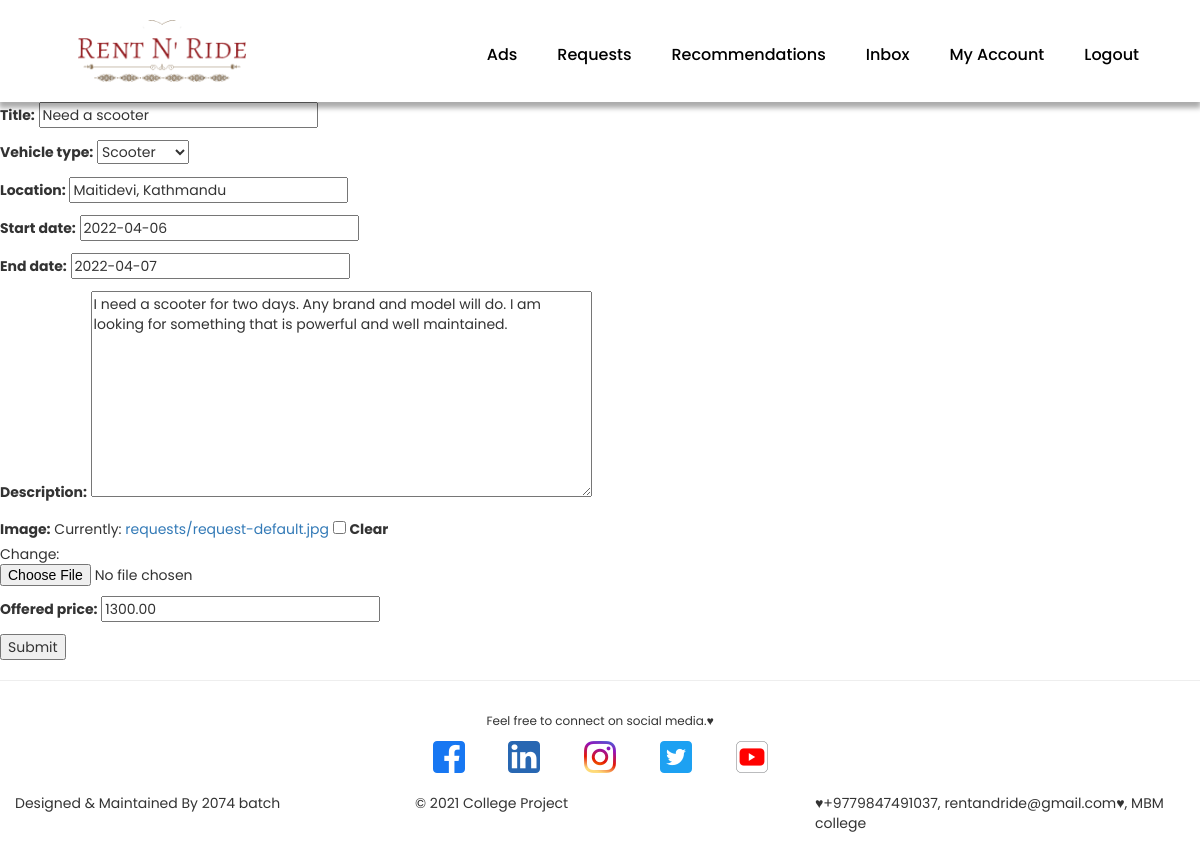
The page /requests/update-request/158610f5-99de-4c35-9f72-380cb2f6aa8f/ (signed in) on the database its author committed.
### requests/models.py (models this page shows, shortened)
class Request(models.Model):
    VEHICLE_CHOICES = [
        ('C', 'Car'),
        ('M', 'Motrobike'),
        ('B', 'Bicycle'),
        ('S', 'Scooter'),
        ('O', 'Other')
    ]
    owner = models.ForeignKey(Profile, null=True, blank=True, on_delete=models.SET_NULL)
    title = models.CharField(max_length=200, null=True)
    location = models.CharField(max_length=200, null=True)
    vehicle_type = models.CharField(max_length=1, choices=VEHICLE_CHOICES, null=True)
    start_date = models.DateField(null=True)
    end_date = models.DateField(null=True)
    description= models.TextField(null=True)
    image = models.ImageField(blank=True, null=True, upload_to='requests/', default='requests/request-default.jpg')
    offered_price = models.DecimalField(max_digits=8, decimal_places=2, null=True)
    created = models.DateTimeField(auto_now_add=True)
    id = models.UUIDField(default=uuid.uuid4, unique=True,
                          primary_key=True, editable=False)

### requests/views.py (the view)
# urls.py: path('update-request/<str:pk>/', views.updateRequest, name='update-request'),
@login_required(login_url='login')
def updateRequest(request, pk):
    profile = request.user.profile
    req = profile.request_set.get(id=pk)
    form = RequestForm(instance=req)
    if request.method == 'POST':
        form = RequestForm(request.POST, request.FILES, instance=req)
        if form.is_valid():
            form.save()
            return redirect('user-requests')
    context = {'form': form}
    return render(request, 'requests/request_form.html', context)

### requests/forms.py
class RequestForm(forms.ModelForm):
    class Meta:
        model = Request
        fields = ['title','vehicle_type', 'location', 'start_date','end_date', 'description', 'image', 'offered_price',]

### requests/templates/requests/request_form.html (shortened to what this page needs)
{% extends 'main.html' %}
{% block content %}
<form action="" method="POST" enctype="multipart/form-data">
{{form.as_p}}
<input type="submit" value="Submit" />
</form>
{% endblock content %}

### static/styles/style.css (style rules this page uses)
body { font-family: 'Poppins', sans-serif; width: 100%; margin: 0px !important; }

### rows shown on the page
Request: title "Need a scooter", vehicle_type "Scooter", location "Maitidevi, Kathmandu", start_date "2022-04-06", end_date "2022-04-07", description "I need a scooter for two days. Any brand and model will do. I am looking for something that is powerful and well maintained.", offered_price "1300.00"
